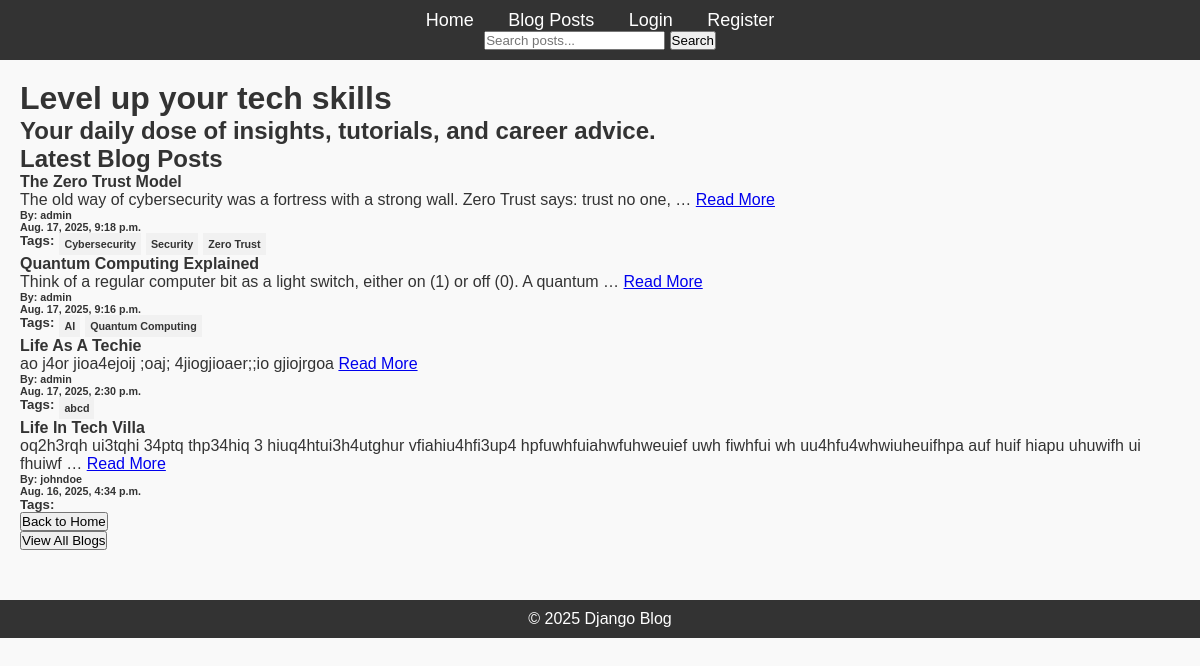
/, run on an earlier commit of the app's database.
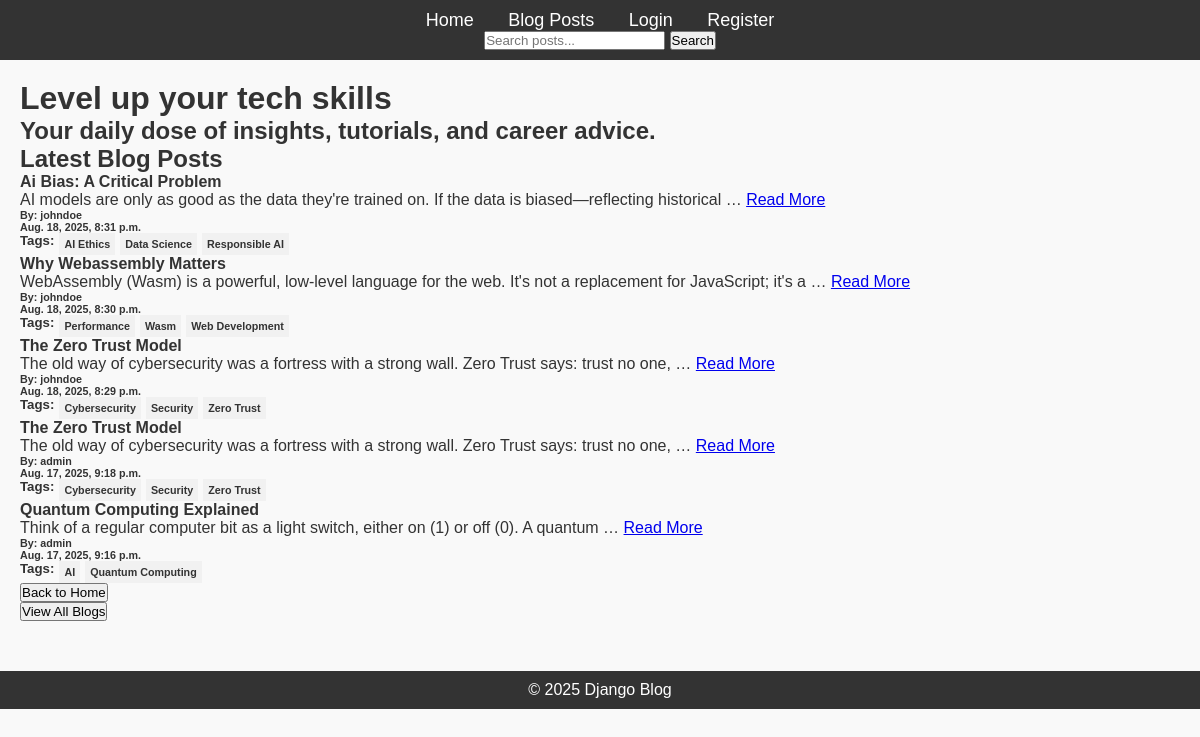
And on a later commit of the database.
### blog/models.py (models this page shows)
class Post(models.Model):
    title = models.CharField(max_length=200)
    content = models.TextField()
    published_date = models.DateTimeField(auto_now_add=True)
    author = models.ForeignKey(User, on_delete=models.CASCADE)
    tags = TaggableManager()

### blog/views.py (the view)
# urls.py: path('', home_view, name='home'),
def home_view(request):
    posts = Post.objects.all().order_by('-published_date')[:5]
    context = {
        'posts': posts
    }
    return render(request, 'blog/home.html', context)

### blog/templates/blog/home.html (shortened to what this page needs)
{% extends 'blog/base.html' %}
{% block content %}
  <h1>Level up your tech skills</h1>
  <h2>Your daily dose of insights, tutorials, and career advice.</h2>
  <ul>
    <h2>Latest Blog Posts</h2>
    {% include 'blog/posts.html' %}
    <a href="{% url 'list_posts' %}">
        <button>View All Blogs</button>
    </a>
    </ul>
{% endblock %}

### blog/templates/blog/posts.html
<ul>
    {% for post in posts %}
      <li style="list-style: none;">
            <h4>{{ post.title|title }}</h4>
            <p>
                {{post.content|truncatewords:18}} <a href="{% url 'viewing_post' pk=post.id %}">Read More</a>
            </p>
            <h6>By: {{ post.author}}</h6>
            <h6>{{ post.published_date}}</h6>
              <ul style="display: flex;">
                <h5>Tags:</h5>
                {% for i in post.tags.all %}
                  <h6 style="background-color: #f1f1f1; margin-left: 5px; padding: 5px;">{{ i }}</h6>
                {% endfor %}
              </ul>
      </li>
    {% endfor %}
    <a href="{% url 'home' %}">
        <button>Back to Home</button>
    </a>
</ul>

What changed in the data, as far as the page shows it:
no longer on this page (row unchanged): Post: title "Life As A Techie", content "ao j4or jioa4ejoij ;oaj; 4jiogjioaer;;io gjiojrgoa", author "admin", published_date "Aug. 17, 2025, 2:30 p.m."
no longer on this page (row unchanged): Tag: name "abcd", shown under "Life As A Techie"
no longer on this page (row unchanged): Post: title "Life In Tech Villa", content "oq2h3rqh ui3tqhi 34ptq thp34hiq 3 hiuq4htui3h4utghur vfiahiu4hfi3up4 hpfuwhfuiahwfuhweuief uwh fiwhfui wh uu4hfu4whwiuheuifhpa auf huif hiapu uhuwifh ui fhuiwf …", author "johndoe", published_date "Aug. 16, 2025, 4:34 p.m."
added Post: title "Ai Bias: A Critical Problem", content "AI models are only as good as the data they're trained on. If the data is biased—reflecting historical …", author "johndoe", published_date "Aug. 18, 2025, 8:31 p.m."
added Tag: name "AI Ethics", shown under "Ai Bias: A Critical Problem"
added Tag: name "Data Science", shown under "Ai Bias: A Critical Problem"
added Tag: name "Responsible AI", shown under "Ai Bias: A Critical Problem"
added Post: title "Why Webassembly Matters", content "WebAssembly (Wasm) is a powerful, low-level language for the web. It's not a replacement for JavaScript; it's a …", author "johndoe", published_date "Aug. 18, 2025, 8:30 p.m."
added Tag: name "Performance", shown under "Why Webassembly Matters"
added Tag: name "Wasm", shown under "Why Webassembly Matters"
added Tag: name "Web Development", shown under "Why Webassembly Matters"
added Post: title "The Zero Trust Model", content "The old way of cybersecurity was a fortress with a strong wall. Zero Trust says: trust no one, …", author "johndoe", published_date "Aug. 18, 2025, 8:29 p.m.", Tag (name "Cybersecurity"), Tag (name "Security"), Tag (name "Zero Trust")
